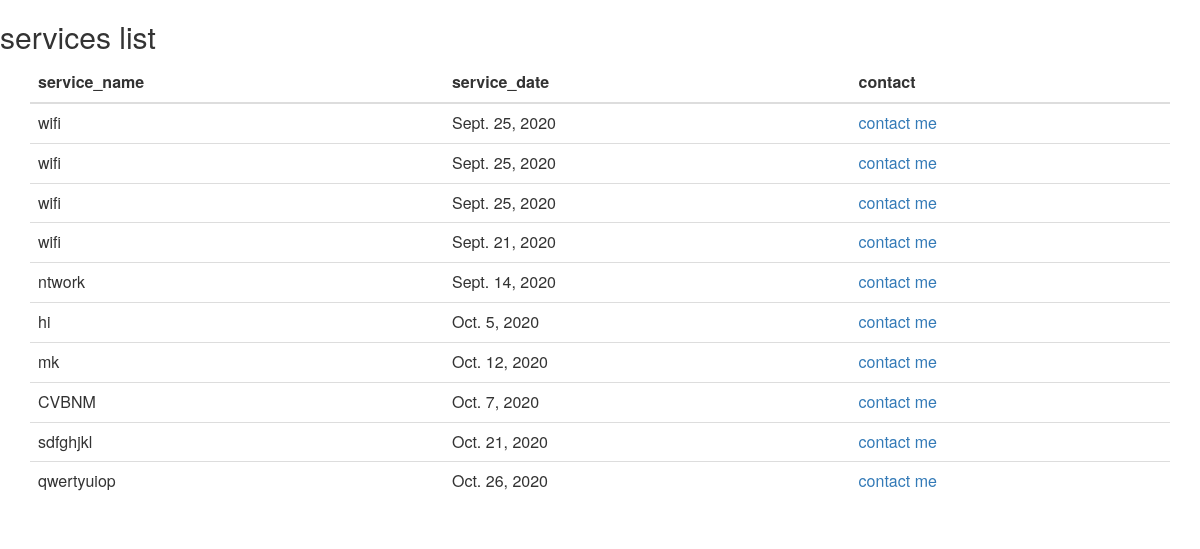
Screenshot of /sign/show1 with the database file from the repository.
### sign/models.py (models this page shows)
class Services(models.Model):
    service_name = models.CharField(max_length=30, null=True)
    service_date = models.DateField(null=True)
    created_at = models.DateTimeField(auto_now_add=True)
    last_modified_at = models.DateTimeField(auto_now=True)

### sign/views.py (the view)
# urls.py: path('show1', show1,name='show1'),
def show1(request):
    stud =Services.objects.all()
    print(stud)
    return render(request,'show_appointmnt.html',{'stu': stud})

### templates/show_appointmnt.html (shortened to what this page needs)
{% if stu %}
    <h2> services list</h2>
    <link rel="stylesheet" href="https://maxcdn.bootstrapcdn.com/bootstrap/3.4.1/css/bootstrap.min.css">
    <body style="background-color:white;">
    <div class="container">
        <table class="table">
            <thead>
                <tr>
                    <th>service_name</th>
                    <th>service_date</th>
                    <th>contact</th>
                </tr>
            </thead>
            <tbody>
                {% for st in stu %}
                    <tr>
                        <td>{{st.service_name}}</td>
                        <td>{{st.service_date}}</td>
                        <td><a href="{% url 'contact' %}" >contact me</a></td>
                    </tr>
                {% endfor %}
            </tbody>
        </table>
    </div>
{% endif %}

### rows the page displays
Services: service_name "wifi", service_date "Sept. 25, 2020"
Services: service_name "wifi", service_date "Sept. 25, 2020"
Services: service_name "wifi", service_date "Sept. 25, 2020"
Services: service_name "wifi", service_date "Sept. 21, 2020"
Services: service_name "ntwork", service_date "Sept. 14, 2020"
Services: service_name "hi", service_date "Oct. 5, 2020"
Services: service_name "mk", service_date "Oct. 12, 2020"
Services: service_name "CVBNM", service_date "Oct. 7, 2020"
Services: service_name "sdfghjkl", service_date "Oct. 21, 2020"
Services: service_name "qwertyuiop", service_date "Oct. 26, 2020"
